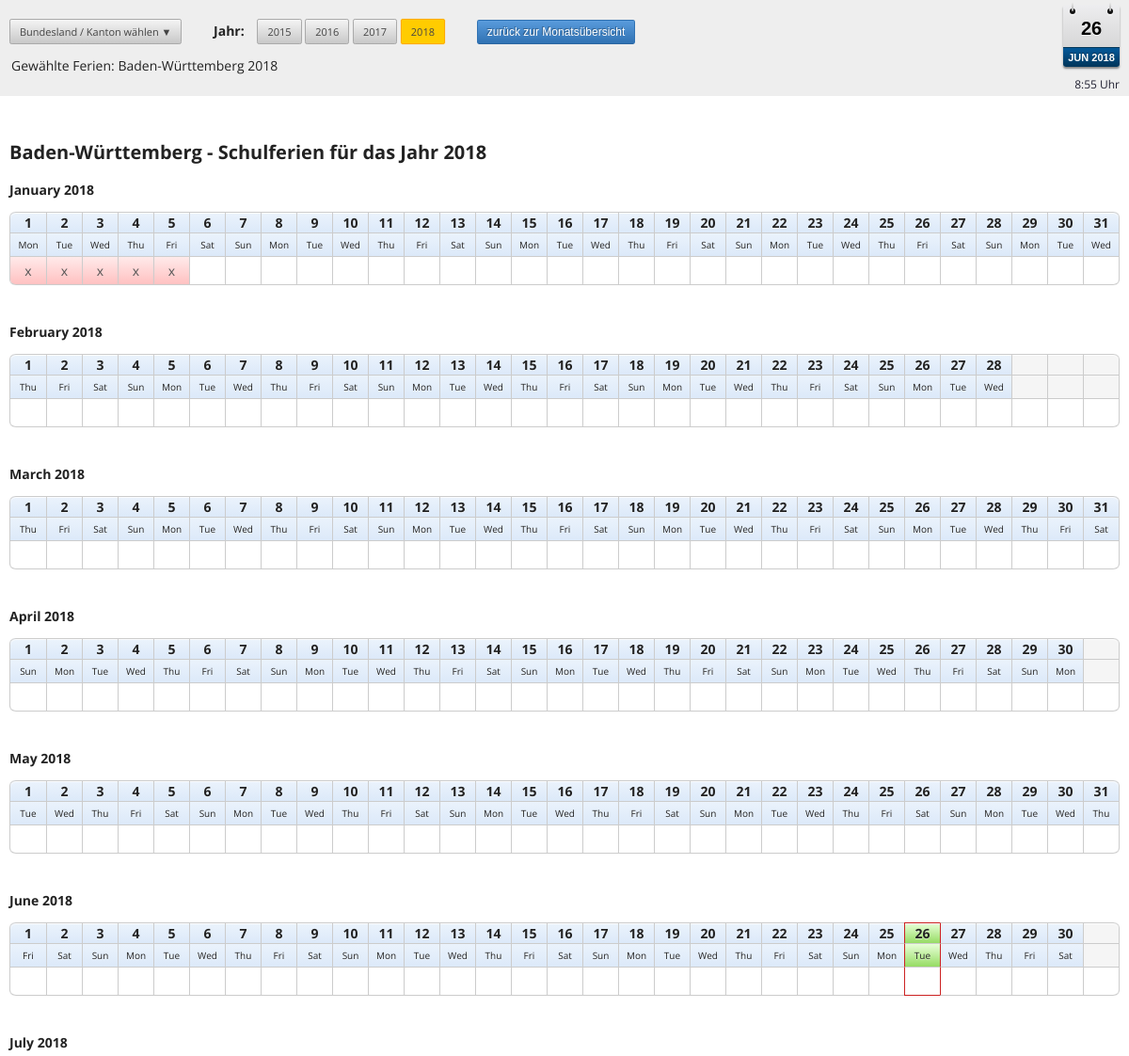
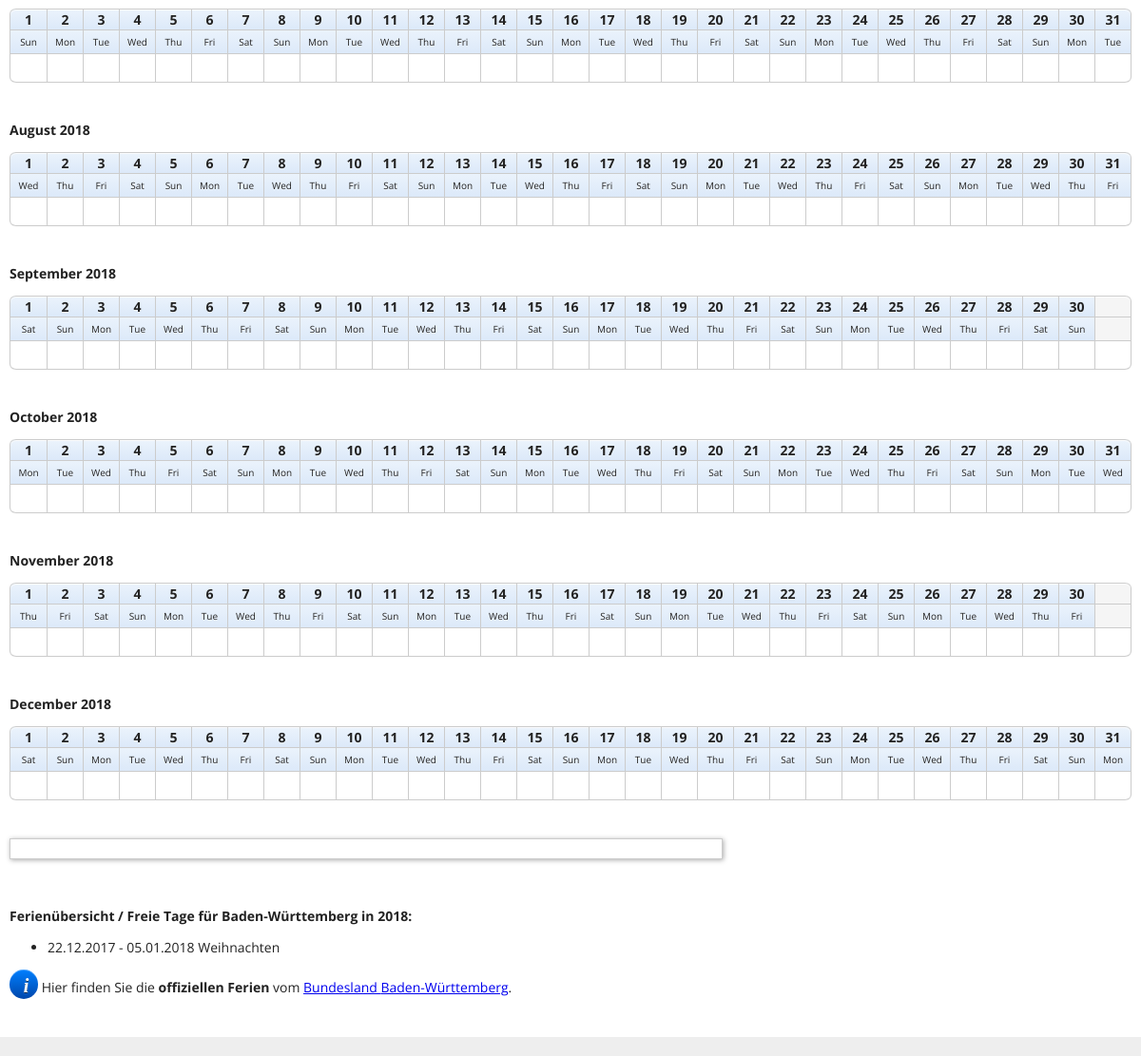
The page /region.php?y=2018&id=1 on the database its author committed (2 pictures, top to bottom).
### tables this page shows
CREATE TABLE `ferien_countries` (
  `id` int(2) UNSIGNED NOT NULL,
  `country` varchar(3) NOT NULL,
  `region` varchar(80) NOT NULL,
  `meta` varchar(200) NOT NULL,
  `datasource` varchar(200) NOT NULL
);

CREATE TABLE `ferien_periods` (
  `id` int(2) UNSIGNED NOT NULL DEFAULT '1' COMMENT 'regionid',
  `startdate` date NOT NULL,
  `enddate` date NOT NULL,
  `meta` varchar(100) NOT NULL
);

### region.php (the view, shortened to what this page needs)
<?php
	$db = mysqli_connect(DB_HOST, DB_USER, DB_PASS);
	mysqli_set_charset($db, 'utf8');
	mysqli_select_db($db, DB_NAME);
	$today = date('Y-m-d');
	$requY = date('Y');
	if(isset($_GET['y'])) {
		$requY = preg_replace("/[^0-9\-]/i", '', $_GET['y']);
	}
	$reg = 0;
	if(isset($_GET['id'])) {
		$reg = preg_replace("/[^0-9]/i", '', $_GET['id']);
	}
	$result = mysqli_query($db, 'SELECT id,country,region,meta FROM `ferien_countries`');
	$regName = '';
	while($row = mysqli_fetch_assoc($result))
	{
		if($row['id']==$reg) {
			$regName = $row['region'];
			$country = $row['country'];
		}
	}
	if($reg!=0)
	{
		$result = mysqli_query($db, 'SELECT id,startdate,enddate,meta FROM `ferien_periods`
								WHERE id="'.$reg.'" AND YEAR(`startdate`) = YEAR("'.$requY.'-01-01'.'")
								OR id="'.$reg.'" AND YEAR(`enddate`) = YEAR("'.$requY.'-01-01'.'")
								ORDER BY `startdate`');
		$tString = '';
		$listferien = '<ul>';
		while($row = mysqli_fetch_assoc($result))
		{
			$ferienmeta = $row['meta'];
			$bgcss = '';
			if($row['startdate']==$row['enddate']){
				$listferien .= '<li><span'.$bgcss.'>'.date('d.m.Y', strtotime($row['startdate'])).' '.$ferienmeta.'</span></li>';
			}
			else {
				$listferien .= '<li><span'.$bgcss.'>'.date('d.m.Y', strtotime($row['startdate'])).' - '.date('d.m.Y', strtotime($row['enddate'])).' '.$ferienmeta.'</span></li>';
			}
			if($tString=='') {
				$tString .= $row['startdate'].','.$row['enddate'].','.$row['meta'];
			}
			else {
				$tString .= ','.$row['startdate'].','.$row['enddate'].','.$row['meta'];
			}
		}
		$listferien .= '</ul>';
	}
	$allDays = array();
	for($m=1; $m<=12; $m++) {
		$num_of_days = date('t', strtotime($requY.'-'.$m));
		for($i=1; $i<=$num_of_days; $i++) {
			$dates[$m][] = $requY."-".str_pad($m,2,'0', STR_PAD_LEFT)."-".str_pad($i,2,'0', STR_PAD_LEFT);
			$allDays[$m][] = ' ';
		}
	}
	function getAllHolidaysOfRegion() {
		global $requY;
		global $today;
		global $tString;
		global $dates;
		global $allDays;
		$allMetas = array();
		$output = '';
		$nextmonthoff = false;
		foreach($dates as $month => $daysOfMonth) {
			$loopYearMD = $requY.'-'.str_pad($month,2,'0', STR_PAD_LEFT).'-01';
			$output .= '<p style="font-weight:bold;"><span style="display:none;">Ferien im </span>'.strftime('%B %Y', strtotime($loopYearMD)).'</p>';
			$output .= '
		<table class="bordered">
		<tr>';
			$cellcount = 0;
			foreach($daysOfMonth as $day) {
				$cssToday = '';
				if($day == $today && substr($today,0,4)==$requY && substr($today,5,2)==$month) {
					$cssToday = ' class="today" title="Der heutige Tag!"';
				}
				$output .= '<th'.$cssToday.'>'.ltrim(substr($day,8,2), '0').'</th>';
				$cellcount++;
			}
			while($cellcount<31) {
				$output .= '<th class="filler">&nbsp;</th>';
				$cellcount++;
			}
			$output .= '
			</tr>
			<tr class="weekdays">';
			$wdaysMonth = array();
			$i = 1;
			$cellcount = 0;
			foreach($daysOfMonth as $day) {
				$weekdayName = strftime('%a', strtotime($day));
				$wkendcss = '';
				$todayWDcss = '';
				if($day == $today) {
					$todayWDcss = 'class="activeday"';
				}
				else if($weekdayName=='So'){
					$wkendcss = ' class="wkend"';
				}
				$wdaysMonth[$month][$i++] = strftime('%A %e. %B %Y', strtotime($day));
				$output .= '<td '.$todayWDcss.$wkendcss.' title="'.strftime( '%A %e. %B %Y', strtotime($day) ).'">'.$weekdayName.'</td>';
				$cellcount++;
			}
			while($cellcount<31) {
				$output .= '<td class="filler">&nbsp;</td>';
				$cellcount++;
			}
			$output .= '
			</tr>
			';
			$output .= '<tr>';
			$numofdays = date('t', strtotime($requY.'-'.$month));
			$regionFerien = explode(',',$tString);
			$loops = count($regionFerien);
			$i = 0;
			if($nextmonthoff) {
				$day_start = 1;
				$day_end = $numofdays;
				while($day_start<=$day_end) {
					$allDays[$month][$day_start] = 'x';
					$allMetas[$month][$day_start] = $regionFerien[$i+2];
					$day_start++;
				}
				$nextmonthoff = false;
			}
			else {
				while($i < $loops) {
					$startdate_year = substr($regionFerien[$i],0,4);
					$startdate_month = substr($regionFerien[$i],5,2);
					$enddate_year = substr($regionFerien[$i+1],0,4);
					$enddate_month = substr($regionFerien[$i+1],5,2);
					if( ($month == ltrim($startdate_month, '0') && $startdate_year==$requY)
						  || ($month == ltrim($enddate_month, '0') && $enddate_year==$requY) ) {
						$day_start = 1;
						$day_end = $numofdays;
						if( ($startdate_year == $enddate_year && $month < $enddate_month) ){
							$day_end = $numofdays;
							if($enddate_month-$startdate_month>1) {
								$nextmonthoff = true;
							}
						}
						else if( ($startdate_year < $enddate_year && $month > $enddate_month) ){
							$day_end = $numofdays;
						}
						else {
							$day_end = ltrim( substr($regionFerien[$i+1],8,2), '0');
						}
						if( ($startdate_year == $enddate_year && $month > $startdate_month) ){
							$day_start = 1;
						}
						else if( ($startdate_year < $enddate_year && $month < $startdate_month) ){
							$day_start = 1;
						}
						else {
							$day_start = ltrim( substr($regionFerien[$i],8,2), '0');
						}
						while($day_start<=$day_end) {
							$allDays[$month][$day_start] = 'x';
							$allMetas[$month][$day_start] = $regionFerien[$i+2];
							$day_start++;
						}
					}
					$i+=3;
				}
			}
			$cellcount = 0;
			foreach($daysOfMonth as $day) {
				$daynr = ltrim( substr($day,8,2),'0');
				if($allDays[$month][$daynr]=='x') {
					$output .= '<td class="free" title="'.$wdaysMonth[$month][$daynr].'<br />'.$allMetas[$month][$daynr].'">x</td>';
				}
				else {
					$output .= '<td>&nbsp;</td>';
				}
				$cellcount++;
			}
			while($cellcount<31) {
				$output .= '<td>&nbsp;</td>';
				$cellcount++;
			}
			$output .= '</tr>';
			$output .= '</table>';
		}
		return $output;
	}
?><!DOCTYPE html>
<html lang="de">
<head>
	<link rel="stylesheet" href="styles.css?v=0.0.03" type="text/css" />
</head>
<body class="regionb">
	<div id="nav">
		<div id="changeRegion" class="btngray" style="margin-right:30px;">Bundesland / Kanton wählen <span id="arrowud">&#x25BC;</span></div>
		<div id="yearchoice">
			<span style="font-weight:bold;padding-right:10px;">Jahr:</span>
			<div id="fastaccess">
			<?php
				$yearOut = array(2015,2016,2017,2018);
				foreach($yearOut as $year)
				{
					echo '<a '.($requY==$year?'class="oranged" ':'').'href="?y='.$year.($reg==0 ? '' : '&amp;id='.$reg).'">'.$year.'</a> ';
				}
			?>
			</div>
		</div>
		<a class="btnblue nav_back_months" href="/ferien/">zurück zur Monatsübersicht</a>
		<div id="calholdr">
			<div class="calendar"><?php echo substr($today,8,2); ?><em><?php echo strftime('%b %Y', strtotime($today)); ?></em></div>
			<div id="clock"></div>
		</div>
		<br />
		<?php
			if($regName!=''){
				echo '<span id="recentRegion">Gewählte Ferien: '.$regName.' '. $requY.'</span>';
			}
		?>
	</div>
	<div id="main">
		<div class="tabcont t_de">
			<?php
				if($reg!=0) {
					echo '<h1><a href="https://'.$_SERVER['HTTP_HOST'].$_SERVER['REQUEST_URI'].'">'.$regName.' - Schulferien für das Jahr '.$requY.'</a></h1>';
				}
				else {
					echo '<h1><a href="https://'.$_SERVER['HTTP_HOST'].$_SERVER['REQUEST_URI'].'">Jahreskalender für das Jahr '.$requY.'</a></h1>';
				}
				echo getAllHolidaysOfRegion();
			?>
		</div>
		<?php
			include('adsense.php');
		?>
		<?php
			if($reg!=0)
			{
				echo '<p style="font-weight:bold;margin-top:50px;">Ferienübersicht / Freie Tage für '.$regName.' in '.$requY.':</p>';
			}
			echo $listferien;
			if($reg!=0) {
				$result = mysqli_query($db, 'SELECT country,datasource FROM `ferien_countries`
										WHERE `id` = '.$reg.'
										LIMIT 1');
				while($row = mysqli_fetch_assoc($result)) {
					if($row['datasource']) {
						if($row['country']=='ch') {
							echo '<p><span class="infoicon">&nbsp;i</span> Für eventuelle Abweichungen siehe Webseite vom <a target="_blank" href="'.$row['datasource'].'">Kanton '.$regName.'</a>.</p>';
						}
						else {
							echo '<p><span class="infoicon">&nbsp;i</span> Hier finden Sie die <b>offiziellen Ferien</b> vom <a target="_blank" href="'.$row['datasource'].'">Bundesland '.$regName.'</a>.</p>';
						}
					}
				}
			}
		?>
	</div>
	<?php include('inc_footer.php'); ?>
</body>
</html>

### adsense.php
<?php
	echo '
		<div class="adholder">
		</div>
	';
?>

### inc_footer.php
<div id="footer">
</div>

### rows shown on the page
ferien_countries: region "Baden-Württemberg"
ferien_periods: startdate "22.12.2017", enddate "05.01.2018", meta "Weihnachten"

### other values the page prints
$year "2015"
$year "2016"
$year "2017"
$year "2018"
$requY "2018"
strftime('%B %Y', strtotime($loopYearMD)) "January 2018"
ltrim(substr($day,8,2), '0') "1"
ltrim(substr($day,8,2), '0') "2"
ltrim(substr($day,8,2), '0') "3"
ltrim(substr($day,8,2), '0') "4"
ltrim(substr($day,8,2), '0') "5"
ltrim(substr($day,8,2), '0') "6"
ltrim(substr($day,8,2), '0') "7"
ltrim(substr($day,8,2), '0') "8"
ltrim(substr($day,8,2), '0') "9"
